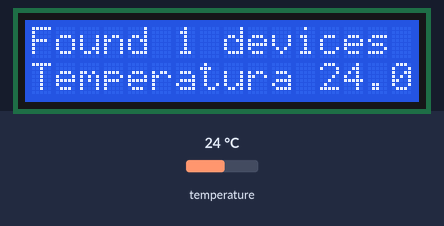
The sketch below on a simulated Arduino Uno, built with avr-gcc and run on an emulated ATmega328P. Parts: 16×2 character LCD. Inputs (shaded band) come from the test bench; at power-on: temperature 24 °C.

Above: at 1.3 s.
1.4 s: temperature set to 12 °C
At 3.1 s:
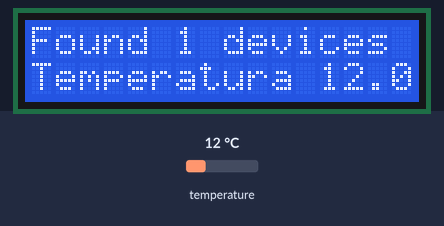
3.7 s: temperature set to 19 °C
At 5.4 s:
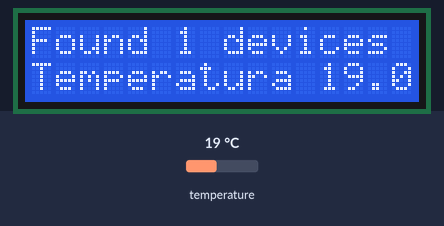
6.2 s: temperature set to 28 °C
At 8.8 s:
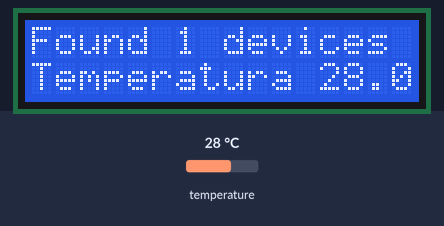
Timing chart, 0 to 10.3 s (numbered marks = the images above; inputs shaded):
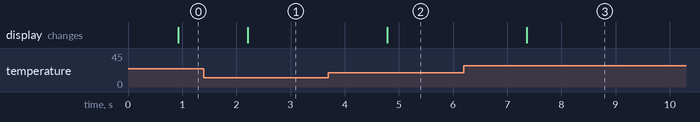

Measured:
- after the input at 1.4 s, the display: changes after 0.81 s (image 1)
- after the input at 3.7 s, the display: changes after 1.1 s (image 2)
- after the input at 6.2 s, the display: changes after 1.2 s (image 3)

The sketch:

termometrodallaslcd.ino
```cpp
#include <OneWire.h>
#include <DallasTemperature.h>
#include <LiquidCrystal.h>

// Il terminale data del sensore è connesso
// alla porta 2 di Arduino
#define ONE_WIRE_BUS 2

// Imposta la comunicazione oneWire per comunicare
// con un dispositivo compatibile
OneWire oneWire(ONE_WIRE_BUS);

// Passaggio oneWire reference alla Dallas Temperature.
DallasTemperature sensors(&oneWire);

// RS EN D4 D5 D6 D7
  LiquidCrystal lcd(A0,A1,12,11,10,9);

void setup(void)
{
  lcd.begin(16, 2);
  // Start up the library
  sensors.begin();
  // Imposta il valore di righe e colonne del display LCD
  lcd.begin(16, 2);
  Serial.begin(9600);
}

void loop(void)
{

    // locate devices on the bus
  sensors.begin();
  sensors.requestTemperatures(); // Invia il comando di lettura delle temperatura
  lcd.clear();
  lcd.setCursor(0,0);
  lcd.print("Found ");
  lcd.print(sensors.getDeviceCount(), DEC);
  lcd.print(" devices");
  lcd.setCursor(0,0);
  lcd.setCursor(0,1);
  lcd.print("Temperatura ");
  lcd.print(sensors.getTempCByIndex(0));
  lcd.print ("C");
  delay(500);
}
```
